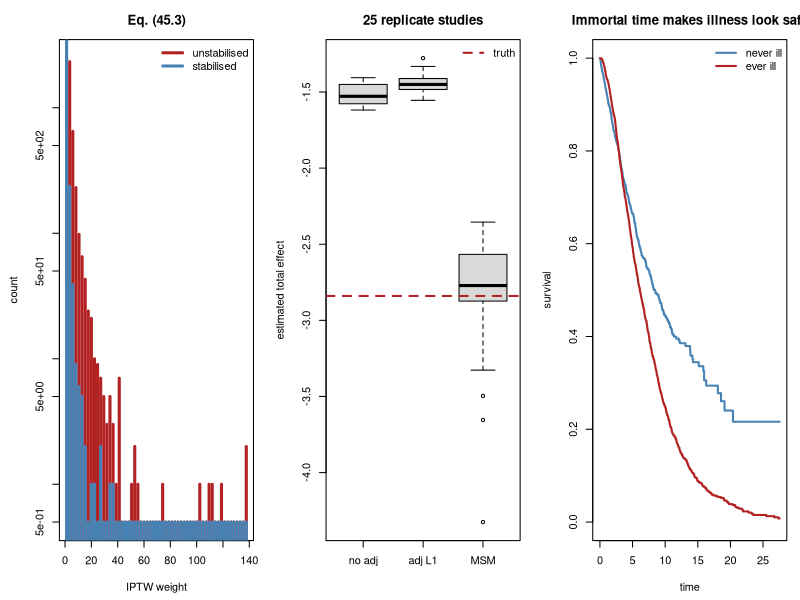

This figure's R source:
#' ---
#' title: "Applied 45 - Longitudinal and time-varying causal inference"
#' output: html_document
#' ---
#'
#' **Curriculum link:** `stats.md` -> Topic 45, equations (45.1)-(45.4)
#' **Core modules used:** 14, 20, 22, 38
#'
#' ## The question
#'
#' Treatment is given repeatedly, and the thing that drives the next treatment
#' decision is itself affected by the last one. Standard regression fails
#' here, and it fails in a way no additional covariate repairs.
#'
#' ## The structure that breaks everything
#'
#' ```
#'    A0 -----> L1 -----> A1 -----> Y
#'     \         \                 ^
#'      \         \________________/
#'       \________________________/
#' ```
#'
#' `L1` is a **confounder** of `A1 -> Y` and a **mediator** of `A0 -> Y` at
#' the same time. Adjusting for it blocks part of the effect of `A0`; not
#' adjusting leaves `A1` confounded. One regression cannot do both.

#+ setup, message = FALSE
suppressPackageStartupMessages(library(survival))
MODULE_NAME <- "45_longitudinal_causal"
OUT <- file.path(Sys.getenv("STATS_OUT", unset = "results"), MODULE_NAME)
dir.create(OUT, recursive = TRUE, showWarnings = FALSE)
header <- function(txt) cat("\n", strrep("=", 72), "\n", txt, "\n",
                            strrep("=", 72), "\n", sep = "")
set.seed(45)
TRUE_PER_PERIOD <- -1.0       # effect of one period of treatment on Y

#' ## 1. A two-period study with time-varying confounding, eq. (45.1)

#+ simulate
header("1. Simulating the structure in eq. (45.1)")
simulate_study <- function(n = 6000, seed = 0, effect = TRUE_PER_PERIOD) {
  set.seed(seed)
  U <- rnorm(n)                             # stable frailty, unobserved
  L0 <- rnorm(n) + 0.8 * U                  # baseline biomarker
  A0 <- as.numeric(runif(n) < plogis(0.9 * L0))
  # L1 responds to treatment AND to frailty: mediator and confounder at once.
  L1 <- 0.7 * L0 + 0.9 * U - 1.4 * A0 + rnorm(n)
  A1 <- as.numeric(runif(n) < plogis(0.9 * L1))
  Y <- effect * (A0 + A1) + 1.1 * U + 0.6 * L1 + rnorm(n)
  data.frame(U = U, L0 = L0, A0 = A0, L1 = L1, A1 = A1, Y = Y, cum = A0 + A1)
}
#' E[Y] if we INTERVENED to set A0=a0 and A1=a1 for everyone.
#'
#' This is the estimand. Note it is not simply 2 x the per-period effect: A0
#' also acts on Y through L1, so its TOTAL effect is larger than its direct
#' one. Computing the truth by intervention rather than by arithmetic is the
#' only way to avoid comparing an estimator against the wrong number.
true_mean <- function(a0, a1, n = 400000, seed = 99,
                      effect = TRUE_PER_PERIOD) {
  set.seed(seed)
  U <- rnorm(n)
  L0 <- rnorm(n) + 0.8 * U
  L1 <- 0.7 * L0 + 0.9 * U - 1.4 * a0 + rnorm(n)
  mean(effect * (a0 + a1) + 1.1 * U + 0.6 * L1 + rnorm(n))
}
BASE <- true_mean(0, 0)
TRUE_A0 <- true_mean(1, 0) - BASE
TRUE_A1 <- true_mean(0, 1) - BASE
TRUE_BOTH <- true_mean(1, 1) - BASE
d <- simulate_study(seed = 1)
cat(sprintf("  n = %d, direct effect per period = %.1f\n", nrow(d),
            TRUE_PER_PERIOD))
cat("\n  TRUE effects, obtained by intervening on the simulation:\n")
cat(sprintf("    treat at t0 only : %+.3f   (direct %+.2f, plus %+.2f through L1)\n",
            TRUE_A0, TRUE_PER_PERIOD, -1.4 * 0.6))
cat(sprintf("    treat at t1 only : %+.3f   (direct only; nothing downstream)\n",
            TRUE_A1))
cat(sprintf("    treat in both    : %+.3f\n", TRUE_BOTH))
cat("\n  The two periods do NOT have the same total effect, because only A0\n")
cat("  has a mediated path. An MSM with a single 'cumulative treatment'\n")
cat("  coefficient would be misspecified here.\n")
cat(sprintf("  treated at t0: %.1f%%; treated at t1: %.1f%%\n",
            100 * mean(d$A0), 100 * mean(d$A1)))
cat("\n  L1 is caused by A0 (coefficient -1.4) and predicts A1:\n")
cat(sprintf("    mean L1 | A0=0 : %+.3f\n", mean(d$L1[d$A0 == 0])))
cat(sprintf("    mean L1 | A0=1 : %+.3f\n", mean(d$L1[d$A0 == 1])))
cat(sprintf("    corr(L1, A1)   : %+.3f\n", cor(d$L1, d$A1)))
cat("\n  Treatment at t0 lowers the biomarker, and a low biomarker makes
  treatment at t1 less likely. So L1 sits on the causal path from A0 to Y and
  simultaneously confounds A1.\n")

#' ## 2. Why no single regression works

#+ regressions
header("2. Adjust for L1, or do not: both are wrong")
models <- list("Y ~ cum (no adjustment)" = Y ~ cum,
               "Y ~ cum + L0" = Y ~ cum + L0,
               "Y ~ cum + L0 + L1 (adjust the mediator)" = Y ~ cum + L0 + L1,
               "Y ~ cum + L0 + L1 + U (impossible)" = Y ~ cum + L0 + L1 + U)
cat(sprintf("  true effect of treatment in BOTH periods = %.3f\n\n", TRUE_BOTH))
cat(sprintf("  %-44s%11s%9s\n", "model", "estimate", "bias"))
for (nm in names(models)) {
  b <- coef(lm(models[[nm]], data = d))[["cum"]] * 2
  cat(sprintf("  %-44s%11.3f%9.3f\n", nm, b, b - TRUE_BOTH))
}
cat("\n  Not adjusting for L1 leaves A1 confounded by the biomarker. Adjusting
  for L1 blocks the pathway through which A0 acts, and additionally conditions
  on a collider (L1 is caused by both A0 and U), which opens a new bias.

  Even the impossible model, which adjusts for the unobserved frailty U, does
  not recover the total effect, because it still blocks the mediated path.

  There is no covariate set that fixes this. The problem is not a missing
  variable, it is that one variable has two incompatible roles.\n")

#' ## 3. Marginal structural model by IPTW, eq. (45.2)-(45.3)
#'
#' $$\mathbb{E}[Y^{\bar a}]=\beta_0+\beta_1 a_0+\beta_2 a_1 \qquad (45.2)$$
#' $$sw_i=\prod_k\frac{P(A_k=a_{ik}\mid \bar A_{k-1})}
#'                    {P(A_k=a_{ik}\mid \bar A_{k-1},\bar L_k)} \qquad (45.3)$$

#+ msm
header("3. Stabilised weights and the MSM (45.2)-(45.3)")
msm_weights <- function(d, stabilise = TRUE, truncate = NULL) {
  # Denominator: treatment model given the full measured history.
  p0_d <- predict(glm(A0 ~ L0, binomial(), d), type = "response")
  p1_d <- predict(glm(A1 ~ L1 + L0 + A0, binomial(), d), type = "response")
  den <- ifelse(d$A0 == 1, p0_d, 1 - p0_d) * ifelse(d$A1 == 1, p1_d, 1 - p1_d)
  num <- 1
  if (stabilise) {
    p0_n <- predict(glm(A0 ~ 1, binomial(), d), type = "response")
    p1_n <- predict(glm(A1 ~ A0, binomial(), d), type = "response")
    num <- ifelse(d$A0 == 1, p0_n, 1 - p0_n) *
           ifelse(d$A1 == 1, p1_n, 1 - p1_n)
  }
  w <- num / den
  if (!is.null(truncate))
    w <- pmin(pmax(w, quantile(w, truncate / 100)),
              quantile(w, 1 - truncate / 100))
  w
}
#' A single study of 6,000 is noisy, so average over replicate studies: the
#' question here is whether each estimator is BIASED, which is a property of
#' the recipe rather than of one dataset (Module 29).
acc <- matrix(NA_real_, 25, 6)
for (i in 1:25) {
  di <- simulate_study(n = 6000, seed = 1200 + i)
  f1 <- coef(lm(Y ~ A0 + A1 + L0, data = di))
  f2 <- coef(lm(Y ~ A0 + A1 + L0 + L1, data = di))
  fm <- coef(lm(Y ~ A0 + A1, data = di, weights = msm_weights(di)))
  acc[i, ] <- c(f1[["A0"]], f1[["A1"]], f2[["A0"]], f2[["A1"]],
                fm[["A0"]], fm[["A1"]])
}
m <- colMeans(acc)
cat("  mean over 25 replicate studies of n = 6,000\n\n")
cat(sprintf("  %-40s%11s%11s%9s%9s\n", "method", "A0 effect", "A1 effect",
            "both", "bias"))
for (z in list(list("regression adjusting L0 only", 1, 2),
               list("regression adjusting L0 and L1", 3, 4),
               list("MSM by stabilised IPTW (45.3)", 5, 6))) {
  tot <- m[z[[2]]] + m[z[[3]]]
  cat(sprintf("  %-40s%11.3f%11.3f%9.3f%9.3f\n", z[[1]], m[z[[2]]],
              m[z[[3]]], tot, tot - TRUE_BOTH))
}
cat(sprintf("  %-40s%11.3f%11.3f%9.3f%9.3f\n", "TRUTH (by intervention)",
            TRUE_A0, TRUE_A1, TRUE_BOTH, 0))
w <- msm_weights(d)
cat("\n  The MSM recovers both effects, including the larger total effect of
  A0 that runs partly through L1. The weights build a pseudo-population in
  which L1 no longer predicts A1, so the confounding is removed WITHOUT
  conditioning on the mediator, which is why the mediated path survives in the
  estimate.

  The regression adjusting for L1 does the opposite: it recovers roughly the
  DIRECT effect of A0 and loses the mediated part entirely.

  Note the MSM still assumes no unmeasured confounding of treatment, which
  here means it would fail if U affected treatment directly. Weighting fixes
  the structural problem, not the ignorability assumption.\n")

#' ## 4. The weights are the weak point

#+ diagnostics
header("4. Weight diagnostics, and why stabilisation matters")
w_un <- msm_weights(d, stabilise = FALSE)
cat(sprintf("  %-26s%8s%9s%10s%10s%9s\n", "weights", "mean", "SD", "max",
            "ESS", "ESS %"))
for (z in list(list("unstabilised", w_un), list("stabilised (45.3)", w),
               list("stabilised + 1% trim", msm_weights(d, truncate = 1)))) {
  ww <- z[[2]]
  ess <- sum(ww)^2 / sum(ww^2)
  cat(sprintf("  %-26s%8.3f%9.3f%10.2f%10.0f%9.1f\n", z[[1]], mean(ww),
              sd(ww), max(ww), ess, 100 * ess / nrow(d)))
}
cat("\n  Stabilised weights have mean near 1 and a far smaller spread, which
  is why they are the default: same estimand, much lower variance.

  The effective sample size is the number to report. A study of 6,000 people
  whose weights leave an ESS of 2,000 has the precision of a study of 2,000,
  and if the ESS collapses the estimate is being driven by a handful of
  individuals with extreme weights.

  Truncation buys stability and introduces bias. State the rule you used and
  show the estimate with and without it.\n")

#' ## 5. Positivity: the assumption that fails silently

#+ positivity
header("5. When some people could never have been treated")
cat(sprintf("  %-30s%14s%13s%15s\n", "treatment model strength",
            "min P(treat)", "max weight", "MSM estimate"))
for (strength in c(0.9, 2.0, 4.0)) {
  set.seed(9)
  n <- 6000
  U <- rnorm(n); L0 <- rnorm(n) + 0.8 * U
  A0 <- as.numeric(runif(n) < plogis(strength * L0))
  L1 <- 0.7 * L0 + 0.9 * U - 1.4 * A0 + rnorm(n)
  A1 <- as.numeric(runif(n) < plogis(strength * L1))
  Y <- TRUE_PER_PERIOD * (A0 + A1) + 1.1 * U + 0.6 * L1 + rnorm(n)
  dd <- data.frame(L0 = L0, A0 = A0, L1 = L1, A1 = A1, Y = Y, cum = A0 + A1)
  ww <- msm_weights(dd)
  p1 <- predict(glm(A1 ~ L1 + L0 + A0, binomial(), dd), type = "response")
  est <- coef(lm(Y ~ cum, data = dd, weights = ww))[[2]] * 2
  cat(sprintf("  %-30.1f%14.4f%13.1f%15.3f\n", strength,
              min(min(p1), 1 - max(p1)), max(ww), est))
}
cat(sprintf("  %-30s%14s%13s%15.3f\n", "TRUTH", "", "", TRUE_BOTH))
cat("\n  As the treatment becomes more deterministic, some people have almost
  no chance of receiving the treatment they did not receive. Their weights
  explode and the estimate degrades.

  This is a POSITIVITY violation, and it is the reason to inspect the
  predicted probability distribution before weighting. If a subgroup never
  receives one of the treatments, no method can tell you what would have
  happened to them; the honest move is to restrict the population and say
  so.\n")

#' ## 6. Multi-state models, eq. (45.4)
#'
#' $$\lambda_{hj}(t)=\lim_{\Delta\to 0}\frac{P(\text{state }j\text{ at }
#'   t+\Delta\mid\text{state }h\text{ at }t)}{\Delta} \qquad (45.4)$$

#+ multistate
header("6. Illness-death: more than one thing can happen (45.4)")
set.seed(12)
n <- 4000
# Healthy -> Ill -> Dead, with direct Healthy -> Dead too.
rate_ill <- 0.12; rate_death_h <- 0.05; rate_death_i <- 0.30
t_ill <- rexp(n, rate_ill)
t_death_h <- rexp(n, rate_death_h)
becomes_ill <- t_ill < t_death_h
t_entry_ill <- ifelse(becomes_ill, t_ill, Inf)
t_death <- ifelse(becomes_ill, t_ill + rexp(n, rate_death_i), t_death_h)
cens <- rexp(n, 1 / 8)
obs <- pmin(t_death, cens); died <- t_death <= cens
cat(sprintf("  transition intensities (45.4): healthy->ill %.2f, healthy->dead %.2f, ill->dead %.2f\n\n",
            rate_ill, rate_death_h, rate_death_i))
cat(sprintf("  %-44s%10s\n", "quantity", "value"))
cat(sprintf("  %-44s%9.1f%%\n", "became ill before dying", 100 * mean(becomes_ill)))
cat(sprintf("  %-44s%9.1f%%\n", "died during follow-up", 100 * mean(died)))
# The mistake: treat illness as a fixed baseline covariate.
ever_ill <- becomes_ill & (t_entry_ill <= obs)
naive <- t.test(obs[ever_ill], obs[!ever_ill])
cat("\n  Naive comparison, 'ever ill' as a baseline group:\n")
cat(sprintf("    mean follow-up if ever ill    : %.2f\n", mean(obs[ever_ill])))
cat(sprintf("    mean follow-up if never ill   : %.2f\n", mean(obs[!ever_ill])))
cat(sprintf("    p = %.2e\n", naive$p.value))
cat("\n  To be classified as 'ever ill' you must first survive long enough to
  become ill, so the comparison is contaminated by immortal time, exactly as
  in Module 38. Illness is a STATE ENTERED AT A TIME, not a baseline
  attribute.

  The multi-state formulation keeps each transition separate: each intensity
  in (45.4) is estimated on the people actually at risk of that transition at
  that moment. Competing risks (Module 38) is the special case where the
  states are absorbing and there is no recovery.\n")
# Show the fix: split follow-up at the moment of illness.
rows <- list()
for (i in seq_len(n)) {
  if (becomes_ill[i] && t_entry_ill[i] < obs[i]) {
    rows[[length(rows) + 1]] <- c(0, t_entry_ill[i], 0, 0)
    rows[[length(rows) + 1]] <- c(t_entry_ill[i], obs[i], as.integer(died[i]), 1)
  } else {
    rows[[length(rows) + 1]] <- c(0, obs[i], as.integer(died[i]), 0)
  }
}
tv <- as.data.frame(do.call(rbind, rows))
names(tv) <- c("start", "stop", "event", "ill")
tv <- tv[tv$stop > tv$start, ]
py <- tapply(tv$stop - tv$start, tv$ill, sum)
ev <- tapply(tv$event, tv$ill, sum)
cat("  Splitting follow-up at the moment of illness:\n")
cat(sprintf("    death rate while healthy : %.3f per unit time (true %.2f)\n",
            ev[["0"]] / py[["0"]], rate_death_h))
cat(sprintf("    death rate while ill     : %.3f per unit time (true %.2f)\n",
            ev[["1"]] / py[["1"]], rate_death_i))

#' ## 7. Figure

#+ figure, fig.width = 13, fig.height = 4.5
png(file.path(OUT, "longitudinal_causal.png"), width = 1300, height = 450)
par(mfrow = c(1, 3), mar = c(4.5, 4.5, 3, 1))
br <- seq(0, max(c(w_un, w)) + 0.2, length.out = 60)
h1 <- hist(w_un, breaks = br, plot = FALSE)
h2 <- hist(w, breaks = br, plot = FALSE)
plot(h1$mids, pmax(h1$counts, 0.5), type = "h", log = "y", col = "firebrick",
     lwd = 3, xlab = "IPTW weight", ylab = "count", main = "Eq. (45.3)")
points(h2$mids, pmax(h2$counts, 0.5), type = "h", col = "steelblue", lwd = 3)
legend("topright", c("unstabilised", "stabilised"), lwd = 3, bty = "n",
       col = c("firebrick", "steelblue"))
boxplot(list(`no adj` = acc[, 1] + acc[, 2], `adj L1` = acc[, 3] + acc[, 4],
             MSM = acc[, 5] + acc[, 6]), col = "grey85",
        ylab = "estimated total effect",
        main = "25 replicate studies")
abline(h = TRUE_BOTH, col = "firebrick", lwd = 2, lty = 2)
legend("topright", "truth", lty = 2, lwd = 2, col = "firebrick", bty = "n")
km_h <- survfit(Surv(obs[!ever_ill], died[!ever_ill]) ~ 1)
km_i <- survfit(Surv(obs[ever_ill], died[ever_ill]) ~ 1)
plot(km_h, conf.int = FALSE, col = "steelblue", lwd = 2, xlab = "time",
     ylab = "survival", main = "Immortal time makes illness look safe")
lines(km_i, conf.int = FALSE, col = "firebrick", lwd = 2)
legend("topright", c("never ill", "ever ill"), lwd = 2, bty = "n",
       col = c("steelblue", "firebrick"))
invisible(dev.off())
cat("\nFigure written to", file.path(OUT, "longitudinal_causal.png"), "\n")

#' # PROBLEMS
#'
#' ### Problem 1: When are g-methods actually needed?
#'
#' Vary the strength of the A0 -> L1 feedback and find where ordinary
#' regression starts to fail.

## ---- YOUR CODE HERE ----------------------------------------------------

## ---- SOLUTION (uncomment to check) -------------------------------------
# sim_fb <- function(fb, seed = 0, n = 5000) {
#   set.seed(seed)
#   U <- rnorm(n); L0 <- rnorm(n) + 0.8 * U
#   A0 <- as.numeric(runif(n) < plogis(0.9 * L0))
#   L1 <- 0.7 * L0 + 0.9 * U - fb * A0 + rnorm(n)
#   A1 <- as.numeric(runif(n) < plogis(0.9 * L1))
#   Y <- TRUE_PER_PERIOD * (A0 + A1) + 1.1 * U + 0.6 * L1 + rnorm(n)
#   data.frame(L0 = L0, A0 = A0, L1 = L1, A1 = A1, Y = Y, cum = A0 + A1)
# }
# cat(sprintf("  %-22s%10s%10s%10s\n", "A0 -> L1 feedback", "no adj",
#             "adj L1", "MSM"))
# for (fb in c(0.0, 0.5, 1.4, 2.5)) {
#   dd <- sim_fb(fb, seed = 31)
#   a <- coef(lm(Y ~ cum + L0, data = dd))[[2]] * 2
#   b <- coef(lm(Y ~ cum + L0 + L1, data = dd))[[2]] * 2
#   cc <- coef(lm(Y ~ cum, data = dd, weights = msm_weights(dd)))[[2]] * 2
#   cat(sprintf("  %-22.1f%10.3f%10.3f%10.3f\n", fb, a, b, cc))
# }
# cat("\n  (the true total effect changes with the feedback, because the
#   mediated path is part of it: it is -2.0 at fb = 0 and more negative as
#   fb grows)\n")
#
# ## With NO feedback (fb = 0) the problem disappears: L1 is a plain
# ## confounder, adjusting for it is correct, and the methods roughly agree.
# ## That is worth seeing, because it shows g-methods are not needed
# ## everywhere.
# ##
# ## As the feedback grows, the two regressions move in OPPOSITE directions
# ## while the MSM tracks the (moving) truth. Opposite directions is the
# ## diagnostic signature: if adjusting and not adjusting for a time-varying
# ## covariate give answers that straddle rather than bracket, you have this
# ## structure.
# ##
# ## The condition for needing g-methods is precise: a covariate that both
# ## predicts later treatment AND is affected by earlier treatment.

#' ### Problem 2: Does the MSM survive unmeasured confounding?
#'
#' Let the frailty U influence treatment directly and see what the MSM does.

## ---- YOUR CODE HERE ----------------------------------------------------

## ---- SOLUTION (uncomment to check) -------------------------------------
# sim_u <- function(u_on_a, seed = 0, n = 6000) {
#   set.seed(seed)
#   U <- rnorm(n); L0 <- rnorm(n) + 0.8 * U
#   A0 <- as.numeric(runif(n) < plogis(0.9 * L0 + u_on_a * U))
#   L1 <- 0.7 * L0 + 0.9 * U - 1.4 * A0 + rnorm(n)
#   A1 <- as.numeric(runif(n) < plogis(0.9 * L1 + u_on_a * U))
#   Y <- TRUE_PER_PERIOD * (A0 + A1) + 1.1 * U + 0.6 * L1 + rnorm(n)
#   data.frame(L0 = L0, A0 = A0, L1 = L1, A1 = A1, Y = Y, cum = A0 + A1)
# }
# cat(sprintf("  true total effect = %.3f\n\n", TRUE_BOTH))
# cat(sprintf("  %-28s%14s%9s\n", "U -> treatment strength", "MSM estimate",
#             "bias"))
# for (uo in c(0.0, 0.4, 0.8, 1.5)) {
#   dd <- sim_u(uo, seed = 41)
#   est <- coef(lm(Y ~ cum, data = dd, weights = msm_weights(dd)))[[2]] * 2
#   cat(sprintf("  %-28.1f%14.3f%9.3f\n", uo, est, est - TRUE_BOTH))
# }
#
# ## The MSM is unbiased only in the first row. As soon as an unmeasured
# ## variable influences treatment, the weights are computed from the wrong
# ## model and the bias returns.
# ##
# ## This is the honest limitation and it mirrors Module 22 and exercise E4:
# ## g-methods solve the STRUCTURAL problem of a mediator-confounder, they do
# ## not solve ignorability. No weighting scheme can adjust for something you
# ## did not measure.
# ##
# ## Report a sensitivity analysis: how strong would U have to be to move the
# ## estimate to null? That is the E-value logic applied to a longitudinal
# ## setting.

#' ### Problem 3: Immortal time in a multi-state setting
#'
#' Quantify the bias from treating a state entered during follow-up as a
#' baseline attribute, and confirm the time-dependent analysis removes it.

## ---- YOUR CODE HERE ----------------------------------------------------

## ---- SOLUTION (uncomment to check) -------------------------------------
# ## Naive: 'ever ill' as a baseline covariate.
# naive_df <- data.frame(T = obs, E = as.integer(died),
#                        ill = as.integer(ever_ill))
# cn <- coxph(Surv(T, E) ~ ill, data = naive_df)
# ## Correct: split follow-up at the moment of illness (already built as `tv`).
# cph <- coxph(Surv(start, stop, event) ~ ill, data = tv)
# true_hr <- rate_death_i / rate_death_h
# cat(sprintf("  true hazard ratio for illness = %.2f\n\n", true_hr))
# cat(sprintf("  %-42s%9s%9s\n", "analysis", "HR", "bias"))
# cat(sprintf("  %-42s%9.2f%9.2f\n", "ill as a BASELINE covariate",
#             exp(coef(cn)[[1]]), exp(coef(cn)[[1]]) - true_hr))
# cat(sprintf("  %-42s%9.2f%9.2f\n", "ill as a TIME-DEPENDENT covariate",
#             exp(coef(cph)[[1]]), exp(coef(cph)[[1]]) - true_hr))
#
# ## The baseline analysis understates the hazard dramatically, and can even
# ## reverse it, because everyone in the 'ill' group is guaranteed to have
# ## survived until they became ill. That immortal person-time is credited to
# ## the illness state.
# ##
# ## Splitting the follow-up assigns each person-day to the state they were
# ## actually in, and recovers the true ratio.
# ##
# ## The general rule, which covers Module 38's landmark analysis and this
# ## module's multi-state models: a variable measured AFTER baseline must
# ## enter the model as time-dependent, or the analysis must start the clock
# ## at the moment the variable is known.

#' ## What to take away
#'
#' 1. A covariate that is **both** affected by prior treatment and predictive
#'    of later treatment (45.1) cannot be handled by any single regression.
#' 2. **IPTW with stabilised weights** (45.3) removes the confounding without
#'    conditioning on the mediator.
#' 3. Report the **weight distribution and effective sample size**, and state
#'    any truncation rule.
#' 4. **Positivity** fails silently. Inspect the predicted probabilities.
#' 5. G-methods fix the structural problem, not unmeasured confounding.
#' 6. **Multi-state models** (45.4) treat a state as something entered at a
#'    time, which is what removes immortal-time bias.
#'
#' **Next:** `46_interpretation_and_foundation_models.R`
